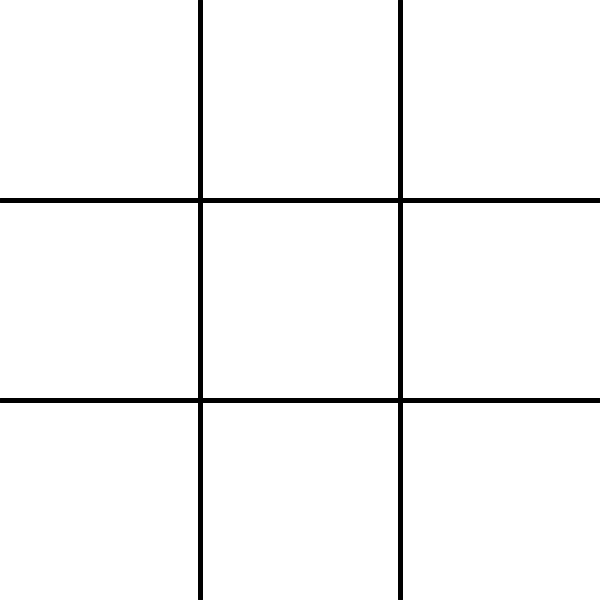
Frame 1 (no input)
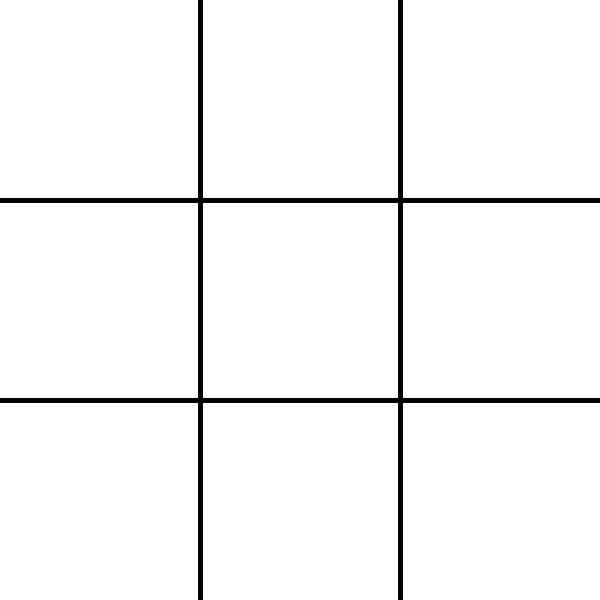
Frame 60 (the mouse pressed at the canvas centre just before this capture)
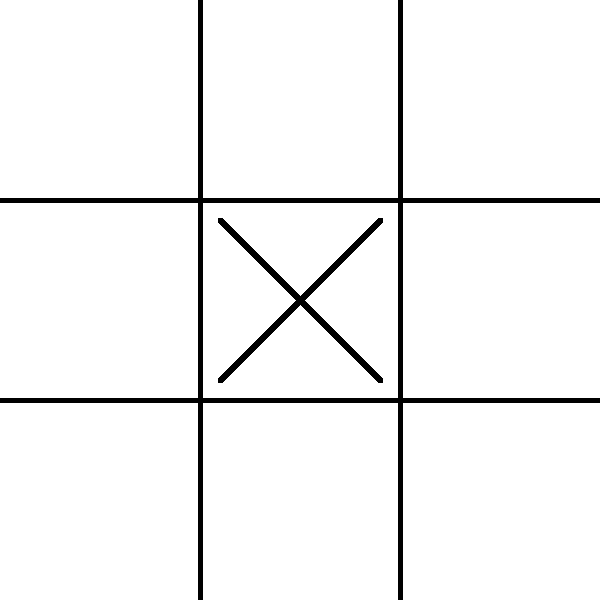
Frame 120 (the mouse held since frame 60 and released just before this capture)

The Processing sketch that drew these frames (run headless with seeded random() and noise(); from frame 60 on, the mouse is pressed at the canvas centre):

// Processing sketch: processing_28999
// ── processing_28999.pde

Boolean[][] board;
// true = 0, false = x, blank = null
// this idea of using boolean objects for representing X and O came from Jese Campbell
Integer[] win;
Boolean winner;
Boolean turn;
Boolean gameover = false;
String s;
int xWin;
int oWin;
 
void setup() {
  background(255);
  size(600, 600);
  smooth();
  strokeWeight(5);
  board = new Boolean[3][3];
  win = new Integer[4];
  winner = null;
 
  int random =(int)(random(0, 1));
  if (random==0) {
    turn = true;
  }
  else if ( random == 1) {
    turn = false;
  }
}
 
void draw() {
  if (!gameover) {
    smooth();
    drawGrid();
    drawBoard();
    drawLine();
  }
  else if ( gameover) {
    gameover = false;
    reset();
  }
}
 
 
void mousePressed() {
  int x = mouseX/(height/3);
  int y = mouseY/(width/3);
 
  if (winner != null || noSpacesLeft()) {
    setup();
  }
  else if (board[x][y] == null) {
    if (turn == false) {
      board[x][y] = true;
      turn = true;
    }
    else {
      board[x][y] = false;
      turn = false;
    }
    findwin();
  }
}
 
void drawBoard() {
  for (int i=0; i<3; i++) {
    for (int j=0; j<3; j++) {
      if (board[i][j] != null) {
        if (board[i][j] == true)
          drawo(i, j);
        else if (board[i][j] == false)
          drawx(i, j);
      }
    }
  }
}
 
 
void drawGrid() {
  smooth();
  line(200, 0, 200, 599);
  line(400, 0, 400, 599);
  line(0, 200, 599, 200);
  line(0, 400, 599, 400);
}
 
void drawo(int x, int y) {
  smooth();
  ellipse(100+x*200, 100+y*200, 180, 180);
}
 
void drawx(int x, int y) {
  smooth();
  line(x*200+20, y*200+20, x*200+180, y*200+180);
  line(x*200+180, y*200+20, x*200+20, y*200+180);
}
 
// this method is taken from Jesse Campbell
// credits to him
void findwin() {
  for (int i=0; i<3; i++) {
    if (board[i][0] != null && board[i][1] != null && board[i][2] != null) {
      if (board[i][0] == board[i][1] && board[i][0] == board[i][2]) {
        setwin(100+200*i, 0, 100+200*i, 599, board[i][0]);
      }
    }
 
    if (board[0][i] != null && board[1][i] != null && board[2][i] != null) {
      if (board[0][i] == board[1][i] && board[0][i] == board[2][i]) {
        setwin(0, 100+200*i, 599, 100+200*i, board[0][i]);
      }
    }
  }
 
  if (board[0][0] != null && board[1][1] != null && board[2][2] != null) {
    if (board[0][0] == board[1][1] && board[0][0] == board[2][2]) {
      setwin(0, 0, 599, 599, board[0][0]);
    }
  }
 
  if (board[0][2] != null && board[1][1] != null && board[2][0] != null) {
    if (board[0][2] == board[1][1] && board[0][2] == board[2][0]) {
      setwin(0, 599, 599, 0, board[1][1]);
    }
  }
}
 
void setwin(int a, int b, int c, int d, Boolean w) {
  win[0] = a;
  win[1] = b;
  win[2] = c;
  win[3] = d;
  winner = w;
}
 
// if there is 3 in a row draw line
void drawLine() {
  if (win[0] != null || noSpacesLeft()) {
    smooth();
    stroke(255);
    if (win[0] !=null) {
      line(win[0], win[1], win[2], win[3]);
    }
    gameover=true;
  }
}
 
// essentially white washes the board
void reset() {
  fill(255, 50);
  rect(0, 0, 599, 599);
  stroke(0);
}
 
// check to see if there are any spaces left
boolean noSpacesLeft() {
  boolean noSpacesLeft = true;
  for (int i=0; i<3; i++) {
    for (int j=0; j<3; j++) {
      if (board[i][j] == null) {
      }
    }
  }
  noSpacesLeft = false;
  return noSpacesLeft;
}
